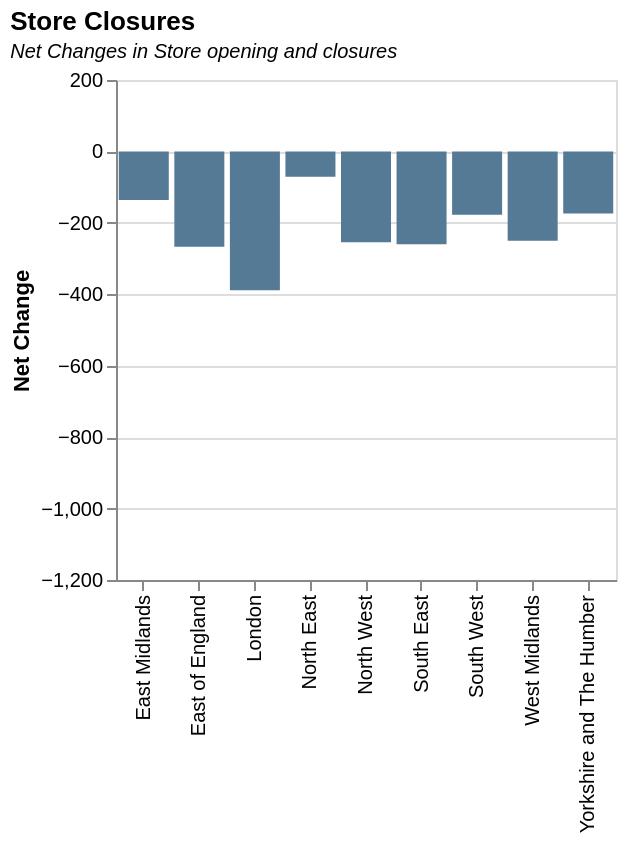

This figure's Vega-Lite source:
### Vega-Lite specification from a JSON file in a GitHub repository (floating-point values rounded to 4 significant figures)
{"$schema": "https://vega.github.io/schema/vega-lite/v5.json", "title": {"text": "Store Closures", "subtitle": "Net Changes in Store opening and closures", "subtitleFontStyle": "italic", "subtitleFontSize": 10, "anchor": "start", "color": "black"}, "data": {"values": [{"Name": "North East", "Closures": "311", "Openings": "245", "Net Change": "-66", "Year": "2016"}, {"Name": "North East", "Closures": "292", "Openings": "246", "Net Change": "-46", "Year": "2017"}, {"Name": "North East", "Closures": "310", "Openings": "156", "Net Change": "-154", "Year": "2018"}, {"Name": "North East", "Closures": "350", "Openings": "172", "Net Change": "-178", "Year": "2019"}, {"Name": "North East", "Closures": "504", "Openings": "224", "Net Change": "-280", "Year": "2020"}, {"Name": "North East", "Closures": "326", "Openings": "140", "Net Change": "-186", "Year": "2021"}, {"Name": "North East", "Closures": "257", "Openings": "186", "Net Change": "-71", "Year": "2022"}, {"Name": "North West", "Closures": "811", "Openings": "530", "Net Change": "-281", "Year": "2016"}, {"Name": "North West", "Closures": "663", "Openings": "611", "Net Change": "-52", "Year": "2017"}, {"Name": "North West", "Closures": "834", "Openings": "487", "Net Change": "-347", "Year": "2018"}, {"Name": "North West", "Closures": "897", "Openings": "551", "Net Change": "-346", "Year": "2019"}, {"Name": "North West", "Closures": "1253", "Openings": "593", "Net Change": "-660", "Year": "2020"}, {"Name": "North West", "Closures": "982", "Openings": "421", "Net Change": "-561", "Year": "2021"}, {"Name": "North West", "Closures": "779", "Openings": "525", "Net Change": "-254", "Year": "2022"}, {"Name": "Yorkshire and The Humber", "Closures": "656", "Openings": "481", "Net Change": "-175", "Year": "2016"}, {"Name": "Yorkshire and The Humber", "Closures": "526", "Openings": "537", "Net Change": "11", "Year": "2017"}, {"Name": "Yorkshire and The Humber", "Closures": "718", "Openings": "356", "Net Change": "-362", "Year": "2018"}, {"Name": "Yorkshire and The Humber", "Closures": "773", "Openings": "458", "Net Change": "-315", "Year": "2019"}, {"Name": "Yorkshire and The Humber", "Closures": "1066", "Openings": "451", "Net Change": "-615", "Year": "2020"}, {"Name": "Yorkshire and The Humber", "Closures": "738", "Openings": "304", "Net Change": "-434", "Year": "2021"}, {"Name": "Yorkshire and The Humber", "Closures": "461", "Openings": "287", "Net Change": "-174", "Year": "2022"}, {"Name": "West Midlands", "Closures": "625", "Openings": "433", "Net Change": "-192", "Year": "2016"}, {"Name": "West Midlands", "Closures": "695", "Openings": "552", "Net Change": "-143", "Year": "2017"}, {"Name": "West Midlands", "Closures": "705", "Openings": "470", "Net Change": "-235", "Year": "2018"}, {"Name": "West Midlands", "Closures": "902", "Openings": "486", "Net Change": "-416", "Year": "2019"}, {"Name": "West Midlands", "Closures": "1000", "Openings": "444", "Net Change": "-556", "Year": "2020"}, {"Name": "West Midlands", "Closures": "929", "Openings": "373", "Net Change": "-556", "Year": "2021"}, {"Name": "West Midlands", "Closures": "516", "Openings": "266", "Net Change": "-250", "Year": "2022"}, {"Name": "East Midlands", "Closures": "432", "Openings": "290", "Net Change": "-142", "Year": "2016"}, {"Name": "East Midlands", "Closures": "434", "Openings": "406", "Net Change": "-28", "Year": "2017"}, {"Name": "East Midlands", "Closures": "602", "Openings": "330", "Net Change": "-272", "Year": "2018"}, {"Name": "East Midlands", "Closures": "596", "Openings": "309", "Net Change": "-287", "Year": "2019"}, {"Name": "East Midlands", "Closures": "799", "Openings": "359", "Net Change": "-440", "Year": "2020"}, {"Name": "East Midlands", "Closures": "582", "Openings": "228", "Net Change": "-354", "Year": "2021"}, {"Name": "East Midlands", "Closures": "359", "Openings": "223", "Net Change": "-136", "Year": "2022"}, {"Name": "South West", "Closures": "674", "Openings": "515", "Net Change": "-159", "Year": "2016"}, {"Name": "South West", "Closures": "574", "Openings": "522", "Net Change": "-52", "Year": "2017"}, {"Name": "South West", "Closures": "562", "Openings": "380", "Net Change": "-182", "Year": "2018"}, {"Name": "South West", "Closures": "762", "Openings": "474", "Net Change": "-288", "Year": "2019"}, {"Name": "South West", "Closures": "942", "Openings": "428", "Net Change": "-514", "Year": "2020"}, {"Name": "South West", "Closures": "784", "Openings": "286", "Net Change": "-498", "Year": "2021"}, {"Name": "South West", "Closures": "601", "Openings": "424", "Net Change": "-177", "Year": "2022"}, {"Name": "South East", "Closures": "1060", "Openings": "764", "Net Change": "-296", "Year": "2016"}, {"Name": "South East", "Closures": "795", "Openings": "745", "Net Change": "-50", "Year": "2017"}, {"Name": "South East", "Closures": "1043", "Openings": "658", "Net Change": "-385", "Year": "2018"}, {"Name": "South East", "Closures": "1196", "Openings": "707", "Net Change": "-489", "Year": "2019"}, {"Name": "South East", "Closures": "1583", "Openings": "719", "Net Change": "-864", "Year": "2020"}, {"Name": "South East", "Closures": "1117", "Openings": "467", "Net Change": "-650", "Year": "2021"}, {"Name": "South East", "Closures": "871", "Openings": "611", "Net Change": "-260", "Year": "2022"}, {"Name": "London", "Closures": "1082", "Openings": "885", "Net Change": "-197", "Year": "2016"}, {"Name": "London", "Closures": "1073", "Openings": "981", "Net Change": "-92", "Year": "2017"}, {"Name": "London", "Closures": "1153", "Openings": "773", "Net Change": "-380", "Year": "2018"}, {"Name": "London", "Closures": "1311", "Openings": "803", "Net Change": "-508", "Year": "2019"}, {"Name": "London", "Closures": "1726", "Openings": "718", "Net Change": "-1008", "Year": "2020"}, {"Name": "London", "Closures": "1354", "Openings": "504", "Net Change": "-850", "Year": "2021"}, {"Name": "London", "Closures": "970", "Openings": "581", "Net Change": "-389", "Year": "2022"}, {"Name": "East of England", "Closures": "605", "Openings": "454", "Net Change": "-151", "Year": "2016"}, {"Name": "East of England", "Closures": "600", "Openings": "514", "Net Change": "-86", "Year": "2017"}, {"Name": "East of England", "Closures": "637", "Openings": "452", "Net Change": "-185", "Year": "2018"}, {"Name": "East of England", "Closures": "754", "Openings": "426", "Net Change": "-328", "Year": "2019"}, {"Name": "East of England", "Closures": "1014", "Openings": "573", "Net Change": "-441", "Year": "2020"}, {"Name": "East of England", "Closures": "723", "Openings": "257", "Net Change": "-466", "Year": "2021"}, {"Name": "East of England", "Closures": "543", "Openings": "276", "Net Change": "-267", "Year": "2022"}]}, "mark": {"type": "bar", "fill": "#557A95"}, "transform": [{"filter": "datum.Year==Year"}], "width": 250, "height": 250, "encoding": {"x": {"field": "Name", "type": "ordinal", "title": null}, "y": {"field": "Net Change", "type": "quantitative", "scale": {"domain": [-1200, 200]}}, "color": {"field": "Year", "type": "nominal", "title": null, "legend": null}, "tooltip": [{"field": "Name", "title": "Area"}, {"field": "Closures", "title": "Closures", "type": "nominal"}, {"field": "Openings", "title": "Openings", "type": "nominal"}]}, "params": [{"name": "Year", "value": 2022, "bind": {"input": "range", "min": 2016, "max": 2022, "step": 1, "name": "Select Year:"}}]}
